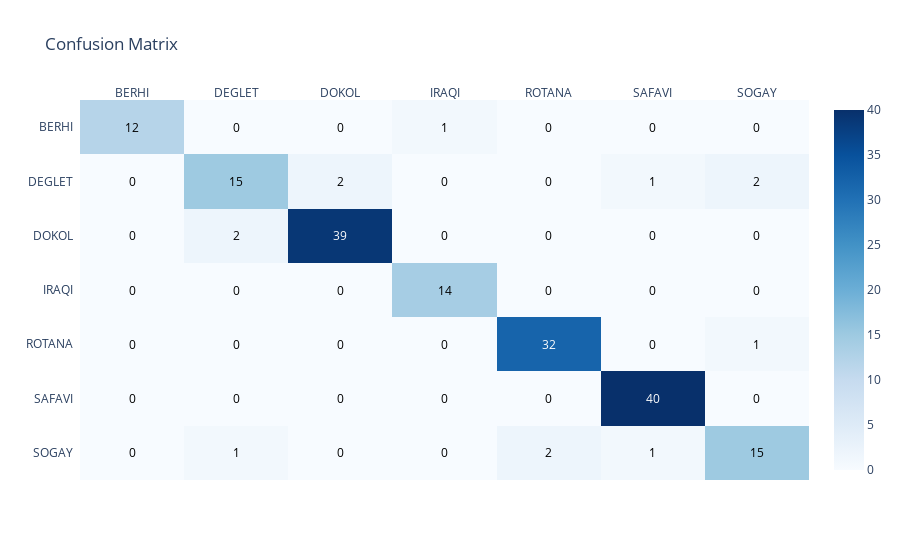
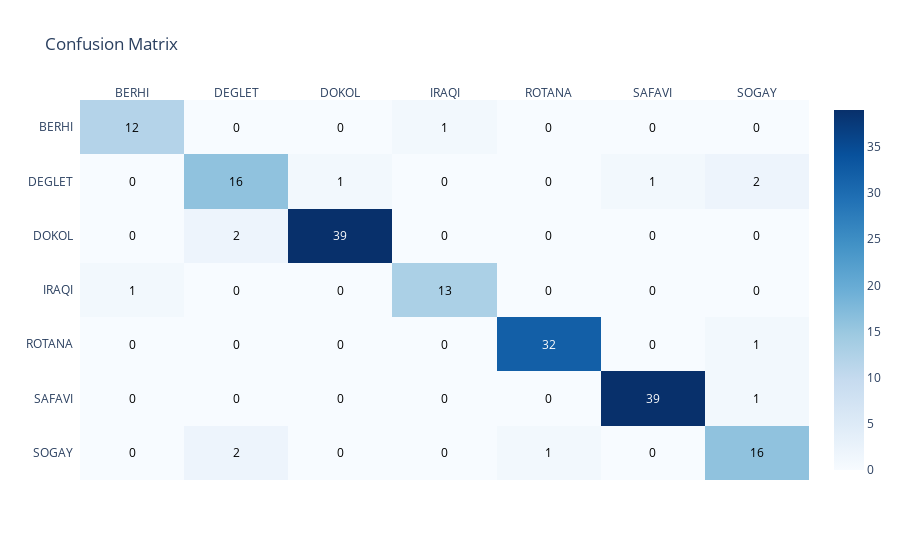
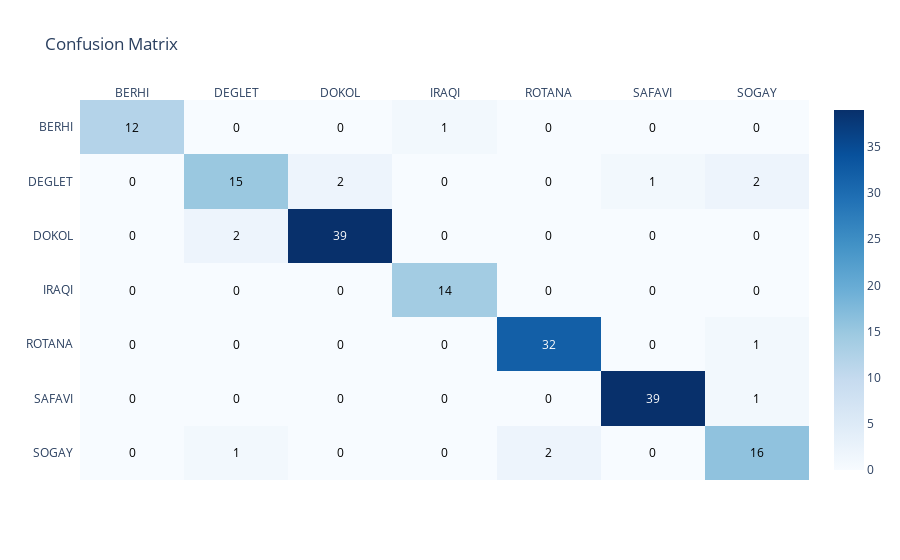

Notebook code for these charts, in order:
### Markdown cell above
### Train models
We use our reusable `train_and_evaluate` function to train and test:

### Code cell
models = {
    'Logistic Regression': LogisticRegression(max_iter=5000),
    'Random Forest': RandomForestClassifier(),
    'SVM': SVC()
}

metrics_results = {}

label_ids = list(range(len(le.classes_)))
label_names = list(le.classes_)

for name, m in models.items():
    print(f"Training {name}...")
    metrics_results[name] = train_and_evaluate(
        m,
        X_scaled,
        y,
        task="classification",
        labels=label_ids,
        class_names=label_names,
        plot=True
    )

### Figure 1 — Plotly figure (JSON) as saved in the notebook; plotly's stock layout.template omitted (floating-point values rounded to 4 significant figures)
{"data": [{"colorscale": [[0, "rgb(247,251,255)"], [0.125, "rgb(222,235,247)"], [0.25, "rgb(198,219,239)"], [0.375, "rgb(158,202,225)"], [0.5, "rgb(107,174,214)"], [0.625, "rgb(66,146,198)"], [0.75, "rgb(33,113,181)"], [0.875, "rgb(8,81,156)"], [1, "rgb(8,48,107)"]], "reversescale": false, "showscale": true, "type": "heatmap", "x": ["BERHI", "DEGLET", "DOKOL", "IRAQI", "ROTANA", "SAFAVI", "SOGAY"], "y": ["BERHI", "DEGLET", "DOKOL", "IRAQI", "ROTANA", "SAFAVI", "SOGAY"], "z": [[12, 0, 0, 1, 0, 0, 0], [0, 15, 2, 0, 0, 1, 2], [0, 2, 39, 0, 0, 0, 0], [0, 0, 0, 14, 0, 0, 0], [0, 0, 0, 0, 32, 0, 1], [0, 0, 0, 0, 0, 40, 0], [0, 1, 0, 0, 2, 1, 15]]}], "layout": {"annotations": [{"font": {"color": "#000000"}, "showarrow": false, "text": "12", "x": "BERHI", "xref": "x", "y": "BERHI", "yref": "y"}, {"font": {"color": "#000000"}, "showarrow": false, "text": "0", "x": "DEGLET", "xref": "x", "y": "BERHI", "yref": "y"}, {"font": {"color": "#000000"}, "showarrow": false, "text": "0", "x": "DOKOL", "xref": "x", "y": "BERHI", "yref": "y"}, {"font": {"color": "#000000"}, "showarrow": false, "text": "1", "x": "IRAQI", "xref": "x", "y": "BERHI", "yref": "y"}, {"font": {"color": "#000000"}, "showarrow": false, "text": "0", "x": "ROTANA", "xref": "x", "y": "BERHI", "yref": "y"}, {"font": {"color": "#000000"}, "showarrow": false, "text": "0", "x": "SAFAVI", "xref": "x", "y": "BERHI", "yref": "y"}, {"font": {"color": "#000000"}, "showarrow": false, "text": "0", "x": "SOGAY", "xref": "x", "y": "BERHI", "yref": "y"}, {"font": {"color": "#000000"}, "showarrow": false, "text": "0", "x": "BERHI", "xref": "x", "y": "DEGLET", "yref": "y"}, {"font": {"color": "#000000"}, "showarrow": false, "text": "15", "x": "DEGLET", "xref": "x", "y": "DEGLET", "yref": "y"}, {"font": {"color": "#000000"}, "showarrow": false, "text": "2", "x": "DOKOL", "xref": "x", "y": "DEGLET", "yref": "y"}, {"font": {"color": "#000000"}, "showarrow": false, "text": "0", "x": "IRAQI", "xref": "x", "y": "DEGLET", "yref": "y"}, {"font": {"color": "#000000"}, "showarrow": false, "text": "0", "x": "ROTANA", "xref": "x", "y": "DEGLET", "yref": "y"}, {"font": {"color": "#000000"}, "showarrow": false, "text": "1", "x": "SAFAVI", "xref": "x", "y": "DEGLET", "yref": "y"}, {"font": {"color": "#000000"}, "showarrow": false, "text": "2", "x": "SOGAY", "xref": "x", "y": "DEGLET", "yref": "y"}, {"font": {"color": "#000000"}, "showarrow": false, "text": "0", "x": "BERHI", "xref": "x", "y": "DOKOL", "yref": "y"}, {"font": {"color": "#000000"}, "showarrow": false, "text": "2", "x": "DEGLET", "xref": "x", "y": "DOKOL", "yref": "y"}, {"font": {"color": "#FFFFFF"}, "showarrow": false, "text": "39", "x": "DOKOL", "xref": "x", "y": "DOKOL", "yref": "y"}, {"font": {"color": "#000000"}, "showarrow": false, "text": "0", "x": "IRAQI", "xref": "x", "y": "DOKOL", "yref": "y"}, {"font": {"color": "#000000"}, "showarrow": false, "text": "0", "x": "ROTANA", "xref": "x", "y": "DOKOL", "yref": "y"}, {"font": {"color": "#000000"}, "showarrow": false, "text": "0", "x": "SAFAVI", "xref": "x", "y": "DOKOL", "yref": "y"}, {"font": {"color": "#000000"}, "showarrow": false, "text": "0", "x": "SOGAY", "xref": "x", "y": "DOKOL", "yref": "y"}, {"font": {"color": "#000000"}, "showarrow": false, "text": "0", "x": "BERHI", "xref": "x", "y": "IRAQI", "yref": "y"}, {"font": {"color": "#000000"}, "showarrow": false, "text": "0", "x": "DEGLET", "xref": "x", "y": "IRAQI", "yref": "y"}, {"font": {"color": "#000000"}, "showarrow": false, "text": "0", "x": "DOKOL", "xref": "x", "y": "IRAQI", "yref": "y"}, {"font": {"color": "#000000"}, "showarrow": false, "text": "14", "x": "IRAQI", "xref": "x", "y": "IRAQI", "yref": "y"}, {"font": {"color": "#000000"}, "showarrow": false, "text": "0", "x": "ROTANA", "xref": "x", "y": "IRAQI", "yref": "y"}, {"font": {"color": "#000000"}, "showarrow": false, "text": "0", "x": "SAFAVI", "xref": "x", "y": "IRAQI", "yref": "y"}, {"font": {"color": "#000000"}, "showarrow": false, "text": "0", "x": "SOGAY", "xref": "x", "y": "IRAQI", "yref": "y"}, {"font": {"color": "#000000"}, "showarrow": false, "text": "0", "x": "BERHI", "xref": "x", "y": "ROTANA", "yref": "y"}, {"font": {"color": "#000000"}, "showarrow": false, "text": "0", "x": "DEGLET", "xref": "x", "y": "ROTANA", "yref": "y"}, {"font": {"color": "#000000"}, "showarrow": false, "text": "0", "x": "DOKOL", "xref": "x", "y": "ROTANA", "yref": "y"}, {"font": {"color": "#000000"}, "showarrow": false, "text": "0", "x": "IRAQI", "xref": "x", "y": "ROTANA", "yref": "y"}, {"font": {"color": "#FFFFFF"}, "showarrow": false, "text": "32", "x": "ROTANA", "xref": "x", "y": "ROTANA", "yref": "y"}, {"font": {"color": "#000000"}, "showarrow": false, "text": "0", "x": "SAFAVI", "xref": "x", "y": "ROTANA", "yref": "y"}, {"font": {"color": "#000000"}, "showarrow": false, "text": "1", "x": "SOGAY", "xref": "x", "y": "ROTANA", "yref": "y"}, {"font": {"color": "#000000"}, "showarrow": false, "text": "0", "x": "BERHI", "xref": "x", "y": "SAFAVI", "yref": "y"}, {"font": {"color": "#000000"}, "showarrow": false, "text": "0", "x": "DEGLET", "xref": "x", "y": "SAFAVI", "yref": "y"}, {"font": {"color": "#000000"}, "showarrow": false, "text": "0", "x": "DOKOL", "xref": "x", "y": "SAFAVI", "yref": "y"}, {"font": {"color": "#000000"}, "showarrow": false, "text": "0", "x": "IRAQI", "xref": "x", "y": "SAFAVI", "yref": "y"}, {"font": {"color": "#000000"}, "showarrow": false, "text": "0", "x": "ROTANA", "xref": "x", "y": "SAFAVI", "yref": "y"}, {"font": {"color": "#FFFFFF"}, "showarrow": false, "text": "40", "x": "SAFAVI", "xref": "x", "y": "SAFAVI", "yref": "y"}, {"font": {"color": "#000000"}, "showarrow": false, "text": "0", "x": "SOGAY", "xref": "x", "y": "SAFAVI", "yref": "y"}, {"font": {"color": "#000000"}, "showarrow": false, "text": "0", "x": "BERHI", "xref": "x", "y": "SOGAY", "yref": "y"}, {"font": {"color": "#000000"}, "showarrow": false, "text": "1", "x": "DEGLET", "xref": "x", "y": "SOGAY", "yref": "y"}, {"font": {"color": "#000000"}, "showarrow": false, "text": "0", "x": "DOKOL", "xref": "x", "y": "SOGAY", "yref": "y"}, {"font": {"color": "#000000"}, "showarrow": false, "text": "0", "x": "IRAQI", "xref": "x", "y": "SOGAY", "yref": "y"}, {"font": {"color": "#000000"}, "showarrow": false, "text": "2", "x": "ROTANA", "xref": "x", "y": "SOGAY", "yref": "y"}, {"font": {"color": "#000000"}, "showarrow": false, "text": "1", "x": "SAFAVI", "xref": "x", "y": "SOGAY", "yref": "y"}, {"font": {"color": "#000000"}, "showarrow": false, "text": "15", "x": "SOGAY", "xref": "x", "y": "SOGAY", "yref": "y"}], "title": {"text": "Confusion Matrix"}, "xaxis": {"dtick": 1, "gridcolor": "rgb(0, 0, 0)", "side": "top", "ticks": ""}, "yaxis": {"autorange": "reversed", "dtick": 1, "ticks": "", "ticksuffix": "  "}}}

### Figure 2 — Plotly figure (JSON) as saved in the notebook; plotly's stock layout.template omitted (floating-point values rounded to 4 significant figures)
{"data": [{"colorscale": [[0, "rgb(247,251,255)"], [0.125, "rgb(222,235,247)"], [0.25, "rgb(198,219,239)"], [0.375, "rgb(158,202,225)"], [0.5, "rgb(107,174,214)"], [0.625, "rgb(66,146,198)"], [0.75, "rgb(33,113,181)"], [0.875, "rgb(8,81,156)"], [1, "rgb(8,48,107)"]], "reversescale": false, "showscale": true, "type": "heatmap", "x": ["BERHI", "DEGLET", "DOKOL", "IRAQI", "ROTANA", "SAFAVI", "SOGAY"], "y": ["BERHI", "DEGLET", "DOKOL", "IRAQI", "ROTANA", "SAFAVI", "SOGAY"], "z": [[12, 0, 0, 1, 0, 0, 0], [0, 16, 1, 0, 0, 1, 2], [0, 2, 39, 0, 0, 0, 0], [1, 0, 0, 13, 0, 0, 0], [0, 0, 0, 0, 32, 0, 1], [0, 0, 0, 0, 0, 39, 1], [0, 2, 0, 0, 1, 0, 16]]}], "layout": {"annotations": [{"font": {"color": "#000000"}, "showarrow": false, "text": "12", "x": "BERHI", "xref": "x", "y": "BERHI", "yref": "y"}, {"font": {"color": "#000000"}, "showarrow": false, "text": "0", "x": "DEGLET", "xref": "x", "y": "BERHI", "yref": "y"}, {"font": {"color": "#000000"}, "showarrow": false, "text": "0", "x": "DOKOL", "xref": "x", "y": "BERHI", "yref": "y"}, {"font": {"color": "#000000"}, "showarrow": false, "text": "1", "x": "IRAQI", "xref": "x", "y": "BERHI", "yref": "y"}, {"font": {"color": "#000000"}, "showarrow": false, "text": "0", "x": "ROTANA", "xref": "x", "y": "BERHI", "yref": "y"}, {"font": {"color": "#000000"}, "showarrow": false, "text": "0", "x": "SAFAVI", "xref": "x", "y": "BERHI", "yref": "y"}, {"font": {"color": "#000000"}, "showarrow": false, "text": "0", "x": "SOGAY", "xref": "x", "y": "BERHI", "yref": "y"}, {"font": {"color": "#000000"}, "showarrow": false, "text": "0", "x": "BERHI", "xref": "x", "y": "DEGLET", "yref": "y"}, {"font": {"color": "#000000"}, "showarrow": false, "text": "16", "x": "DEGLET", "xref": "x", "y": "DEGLET", "yref": "y"}, {"font": {"color": "#000000"}, "showarrow": false, "text": "1", "x": "DOKOL", "xref": "x", "y": "DEGLET", "yref": "y"}, {"font": {"color": "#000000"}, "showarrow": false, "text": "0", "x": "IRAQI", "xref": "x", "y": "DEGLET", "yref": "y"}, {"font": {"color": "#000000"}, "showarrow": false, "text": "0", "x": "ROTANA", "xref": "x", "y": "DEGLET", "yref": "y"}, {"font": {"color": "#000000"}, "showarrow": false, "text": "1", "x": "SAFAVI", "xref": "x", "y": "DEGLET", "yref": "y"}, {"font": {"color": "#000000"}, "showarrow": false, "text": "2", "x": "SOGAY", "xref": "x", "y": "DEGLET", "yref": "y"}, {"font": {"color": "#000000"}, "showarrow": false, "text": "0", "x": "BERHI", "xref": "x", "y": "DOKOL", "yref": "y"}, {"font": {"color": "#000000"}, "showarrow": false, "text": "2", "x": "DEGLET", "xref": "x", "y": "DOKOL", "yref": "y"}, {"font": {"color": "#FFFFFF"}, "showarrow": false, "text": "39", "x": "DOKOL", "xref": "x", "y": "DOKOL", "yref": "y"}, {"font": {"color": "#000000"}, "showarrow": false, "text": "0", "x": "IRAQI", "xref": "x", "y": "DOKOL", "yref": "y"}, {"font": {"color": "#000000"}, "showarrow": false, "text": "0", "x": "ROTANA", "xref": "x", "y": "DOKOL", "yref": "y"}, {"font": {"color": "#000000"}, "showarrow": false, "text": "0", "x": "SAFAVI", "xref": "x", "y": "DOKOL", "yref": "y"}, {"font": {"color": "#000000"}, "showarrow": false, "text": "0", "x": "SOGAY", "xref": "x", "y": "DOKOL", "yref": "y"}, {"font": {"color": "#000000"}, "showarrow": false, "text": "1", "x": "BERHI", "xref": "x", "y": "IRAQI", "yref": "y"}, {"font": {"color": "#000000"}, "showarrow": false, "text": "0", "x": "DEGLET", "xref": "x", "y": "IRAQI", "yref": "y"}, {"font": {"color": "#000000"}, "showarrow": false, "text": "0", "x": "DOKOL", "xref": "x", "y": "IRAQI", "yref": "y"}, {"font": {"color": "#000000"}, "showarrow": false, "text": "13", "x": "IRAQI", "xref": "x", "y": "IRAQI", "yref": "y"}, {"font": {"color": "#000000"}, "showarrow": false, "text": "0", "x": "ROTANA", "xref": "x", "y": "IRAQI", "yref": "y"}, {"font": {"color": "#000000"}, "showarrow": false, "text": "0", "x": "SAFAVI", "xref": "x", "y": "IRAQI", "yref": "y"}, {"font": {"color": "#000000"}, "showarrow": false, "text": "0", "x": "SOGAY", "xref": "x", "y": "IRAQI", "yref": "y"}, {"font": {"color": "#000000"}, "showarrow": false, "text": "0", "x": "BERHI", "xref": "x", "y": "ROTANA", "yref": "y"}, {"font": {"color": "#000000"}, "showarrow": false, "text": "0", "x": "DEGLET", "xref": "x", "y": "ROTANA", "yref": "y"}, {"font": {"color": "#000000"}, "showarrow": false, "text": "0", "x": "DOKOL", "xref": "x", "y": "ROTANA", "yref": "y"}, {"font": {"color": "#000000"}, "showarrow": false, "text": "0", "x": "IRAQI", "xref": "x", "y": "ROTANA", "yref": "y"}, {"font": {"color": "#FFFFFF"}, "showarrow": false, "text": "32", "x": "ROTANA", "xref": "x", "y": "ROTANA", "yref": "y"}, {"font": {"color": "#000000"}, "showarrow": false, "text": "0", "x": "SAFAVI", "xref": "x", "y": "ROTANA", "yref": "y"}, {"font": {"color": "#000000"}, "showarrow": false, "text": "1", "x": "SOGAY", "xref": "x", "y": "ROTANA", "yref": "y"}, {"font": {"color": "#000000"}, "showarrow": false, "text": "0", "x": "BERHI", "xref": "x", "y": "SAFAVI", "yref": "y"}, {"font": {"color": "#000000"}, "showarrow": false, "text": "0", "x": "DEGLET", "xref": "x", "y": "SAFAVI", "yref": "y"}, {"font": {"color": "#000000"}, "showarrow": false, "text": "0", "x": "DOKOL", "xref": "x", "y": "SAFAVI", "yref": "y"}, {"font": {"color": "#000000"}, "showarrow": false, "text": "0", "x": "IRAQI", "xref": "x", "y": "SAFAVI", "yref": "y"}, {"font": {"color": "#000000"}, "showarrow": false, "text": "0", "x": "ROTANA", "xref": "x", "y": "SAFAVI", "yref": "y"}, {"font": {"color": "#FFFFFF"}, "showarrow": false, "text": "39", "x": "SAFAVI", "xref": "x", "y": "SAFAVI", "yref": "y"}, {"font": {"color": "#000000"}, "showarrow": false, "text": "1", "x": "SOGAY", "xref": "x", "y": "SAFAVI", "yref": "y"}, {"font": {"color": "#000000"}, "showarrow": false, "text": "0", "x": "BERHI", "xref": "x", "y": "SOGAY", "yref": "y"}, {"font": {"color": "#000000"}, "showarrow": false, "text": "2", "x": "DEGLET", "xref": "x", "y": "SOGAY", "yref": "y"}, {"font": {"color": "#000000"}, "showarrow": false, "text": "0", "x": "DOKOL", "xref": "x", "y": "SOGAY", "yref": "y"}, {"font": {"color": "#000000"}, "showarrow": false, "text": "0", "x": "IRAQI", "xref": "x", "y": "SOGAY", "yref": "y"}, {"font": {"color": "#000000"}, "showarrow": false, "text": "1", "x": "ROTANA", "xref": "x", "y": "SOGAY", "yref": "y"}, {"font": {"color": "#000000"}, "showarrow": false, "text": "0", "x": "SAFAVI", "xref": "x", "y": "SOGAY", "yref": "y"}, {"font": {"color": "#000000"}, "showarrow": false, "text": "16", "x": "SOGAY", "xref": "x", "y": "SOGAY", "yref": "y"}], "title": {"text": "Confusion Matrix"}, "xaxis": {"dtick": 1, "gridcolor": "rgb(0, 0, 0)", "side": "top", "ticks": ""}, "yaxis": {"autorange": "reversed", "dtick": 1, "ticks": "", "ticksuffix": "  "}}}

### Figure 3 — Plotly figure (JSON) as saved in the notebook; plotly's stock layout.template omitted (floating-point values rounded to 4 significant figures)
{"data": [{"colorscale": [[0, "rgb(247,251,255)"], [0.125, "rgb(222,235,247)"], [0.25, "rgb(198,219,239)"], [0.375, "rgb(158,202,225)"], [0.5, "rgb(107,174,214)"], [0.625, "rgb(66,146,198)"], [0.75, "rgb(33,113,181)"], [0.875, "rgb(8,81,156)"], [1, "rgb(8,48,107)"]], "reversescale": false, "showscale": true, "type": "heatmap", "x": ["BERHI", "DEGLET", "DOKOL", "IRAQI", "ROTANA", "SAFAVI", "SOGAY"], "y": ["BERHI", "DEGLET", "DOKOL", "IRAQI", "ROTANA", "SAFAVI", "SOGAY"], "z": [[12, 0, 0, 1, 0, 0, 0], [0, 15, 2, 0, 0, 1, 2], [0, 2, 39, 0, 0, 0, 0], [0, 0, 0, 14, 0, 0, 0], [0, 0, 0, 0, 32, 0, 1], [0, 0, 0, 0, 0, 39, 1], [0, 1, 0, 0, 2, 0, 16]]}], "layout": {"annotations": [{"font": {"color": "#000000"}, "showarrow": false, "text": "12", "x": "BERHI", "xref": "x", "y": "BERHI", "yref": "y"}, {"font": {"color": "#000000"}, "showarrow": false, "text": "0", "x": "DEGLET", "xref": "x", "y": "BERHI", "yref": "y"}, {"font": {"color": "#000000"}, "showarrow": false, "text": "0", "x": "DOKOL", "xref": "x", "y": "BERHI", "yref": "y"}, {"font": {"color": "#000000"}, "showarrow": false, "text": "1", "x": "IRAQI", "xref": "x", "y": "BERHI", "yref": "y"}, {"font": {"color": "#000000"}, "showarrow": false, "text": "0", "x": "ROTANA", "xref": "x", "y": "BERHI", "yref": "y"}, {"font": {"color": "#000000"}, "showarrow": false, "text": "0", "x": "SAFAVI", "xref": "x", "y": "BERHI", "yref": "y"}, {"font": {"color": "#000000"}, "showarrow": false, "text": "0", "x": "SOGAY", "xref": "x", "y": "BERHI", "yref": "y"}, {"font": {"color": "#000000"}, "showarrow": false, "text": "0", "x": "BERHI", "xref": "x", "y": "DEGLET", "yref": "y"}, {"font": {"color": "#000000"}, "showarrow": false, "text": "15", "x": "DEGLET", "xref": "x", "y": "DEGLET", "yref": "y"}, {"font": {"color": "#000000"}, "showarrow": false, "text": "2", "x": "DOKOL", "xref": "x", "y": "DEGLET", "yref": "y"}, {"font": {"color": "#000000"}, "showarrow": false, "text": "0", "x": "IRAQI", "xref": "x", "y": "DEGLET", "yref": "y"}, {"font": {"color": "#000000"}, "showarrow": false, "text": "0", "x": "ROTANA", "xref": "x", "y": "DEGLET", "yref": "y"}, {"font": {"color": "#000000"}, "showarrow": false, "text": "1", "x": "SAFAVI", "xref": "x", "y": "DEGLET", "yref": "y"}, {"font": {"color": "#000000"}, "showarrow": false, "text": "2", "x": "SOGAY", "xref": "x", "y": "DEGLET", "yref": "y"}, {"font": {"color": "#000000"}, "showarrow": false, "text": "0", "x": "BERHI", "xref": "x", "y": "DOKOL", "yref": "y"}, {"font": {"color": "#000000"}, "showarrow": false, "text": "2", "x": "DEGLET", "xref": "x", "y": "DOKOL", "yref": "y"}, {"font": {"color": "#FFFFFF"}, "showarrow": false, "text": "39", "x": "DOKOL", "xref": "x", "y": "DOKOL", "yref": "y"}, {"font": {"color": "#000000"}, "showarrow": false, "text": "0", "x": "IRAQI", "xref": "x", "y": "DOKOL", "yref": "y"}, {"font": {"color": "#000000"}, "showarrow": false, "text": "0", "x": "ROTANA", "xref": "x", "y": "DOKOL", "yref": "y"}, {"font": {"color": "#000000"}, "showarrow": false, "text": "0", "x": "SAFAVI", "xref": "x", "y": "DOKOL", "yref": "y"}, {"font": {"color": "#000000"}, "showarrow": false, "text": "0", "x": "SOGAY", "xref": "x", "y": "DOKOL", "yref": "y"}, {"font": {"color": "#000000"}, "showarrow": false, "text": "0", "x": "BERHI", "xref": "x", "y": "IRAQI", "yref": "y"}, {"font": {"color": "#000000"}, "showarrow": false, "text": "0", "x": "DEGLET", "xref": "x", "y": "IRAQI", "yref": "y"}, {"font": {"color": "#000000"}, "showarrow": false, "text": "0", "x": "DOKOL", "xref": "x", "y": "IRAQI", "yref": "y"}, {"font": {"color": "#000000"}, "showarrow": false, "text": "14", "x": "IRAQI", "xref": "x", "y": "IRAQI", "yref": "y"}, {"font": {"color": "#000000"}, "showarrow": false, "text": "0", "x": "ROTANA", "xref": "x", "y": "IRAQI", "yref": "y"}, {"font": {"color": "#000000"}, "showarrow": false, "text": "0", "x": "SAFAVI", "xref": "x", "y": "IRAQI", "yref": "y"}, {"font": {"color": "#000000"}, "showarrow": false, "text": "0", "x": "SOGAY", "xref": "x", "y": "IRAQI", "yref": "y"}, {"font": {"color": "#000000"}, "showarrow": false, "text": "0", "x": "BERHI", "xref": "x", "y": "ROTANA", "yref": "y"}, {"font": {"color": "#000000"}, "showarrow": false, "text": "0", "x": "DEGLET", "xref": "x", "y": "ROTANA", "yref": "y"}, {"font": {"color": "#000000"}, "showarrow": false, "text": "0", "x": "DOKOL", "xref": "x", "y": "ROTANA", "yref": "y"}, {"font": {"color": "#000000"}, "showarrow": false, "text": "0", "x": "IRAQI", "xref": "x", "y": "ROTANA", "yref": "y"}, {"font": {"color": "#FFFFFF"}, "showarrow": false, "text": "32", "x": "ROTANA", "xref": "x", "y": "ROTANA", "yref": "y"}, {"font": {"color": "#000000"}, "showarrow": false, "text": "0", "x": "SAFAVI", "xref": "x", "y": "ROTANA", "yref": "y"}, {"font": {"color": "#000000"}, "showarrow": false, "text": "1", "x": "SOGAY", "xref": "x", "y": "ROTANA", "yref": "y"}, {"font": {"color": "#000000"}, "showarrow": false, "text": "0", "x": "BERHI", "xref": "x", "y": "SAFAVI", "yref": "y"}, {"font": {"color": "#000000"}, "showarrow": false, "text": "0", "x": "DEGLET", "xref": "x", "y": "SAFAVI", "yref": "y"}, {"font": {"color": "#000000"}, "showarrow": false, "text": "0", "x": "DOKOL", "xref": "x", "y": "SAFAVI", "yref": "y"}, {"font": {"color": "#000000"}, "showarrow": false, "text": "0", "x": "IRAQI", "xref": "x", "y": "SAFAVI", "yref": "y"}, {"font": {"color": "#000000"}, "showarrow": false, "text": "0", "x": "ROTANA", "xref": "x", "y": "SAFAVI", "yref": "y"}, {"font": {"color": "#FFFFFF"}, "showarrow": false, "text": "39", "x": "SAFAVI", "xref": "x", "y": "SAFAVI", "yref": "y"}, {"font": {"color": "#000000"}, "showarrow": false, "text": "1", "x": "SOGAY", "xref": "x", "y": "SAFAVI", "yref": "y"}, {"font": {"color": "#000000"}, "showarrow": false, "text": "0", "x": "BERHI", "xref": "x", "y": "SOGAY", "yref": "y"}, {"font": {"color": "#000000"}, "showarrow": false, "text": "1", "x": "DEGLET", "xref": "x", "y": "SOGAY", "yref": "y"}, {"font": {"color": "#000000"}, "showarrow": false, "text": "0", "x": "DOKOL", "xref": "x", "y": "SOGAY", "yref": "y"}, {"font": {"color": "#000000"}, "showarrow": false, "text": "0", "x": "IRAQI", "xref": "x", "y": "SOGAY", "yref": "y"}, {"font": {"color": "#000000"}, "showarrow": false, "text": "2", "x": "ROTANA", "xref": "x", "y": "SOGAY", "yref": "y"}, {"font": {"color": "#000000"}, "showarrow": false, "text": "0", "x": "SAFAVI", "xref": "x", "y": "SOGAY", "yref": "y"}, {"font": {"color": "#000000"}, "showarrow": false, "text": "16", "x": "SOGAY", "xref": "x", "y": "SOGAY", "yref": "y"}], "title": {"text": "Confusion Matrix"}, "xaxis": {"dtick": 1, "gridcolor": "rgb(0, 0, 0)", "side": "top", "ticks": ""}, "yaxis": {"autorange": "reversed", "dtick": 1, "ticks": "", "ticksuffix": "  "}}}
